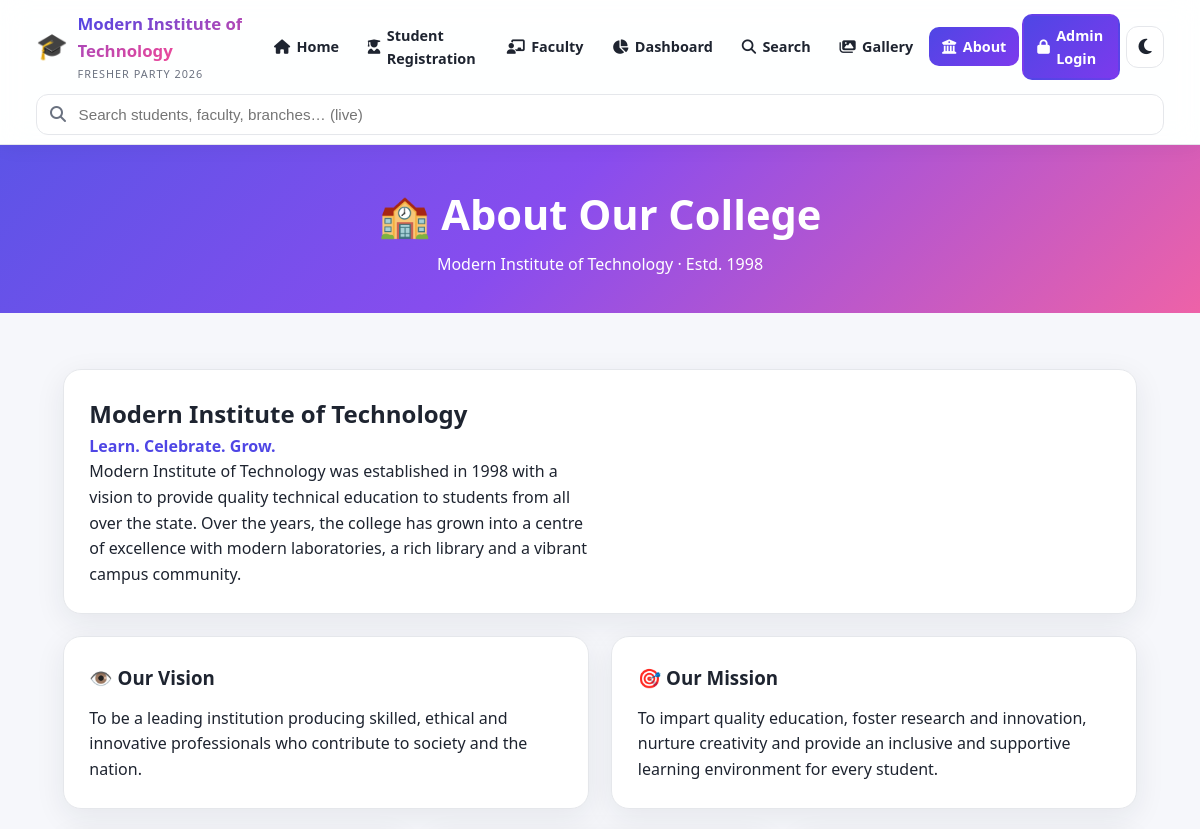
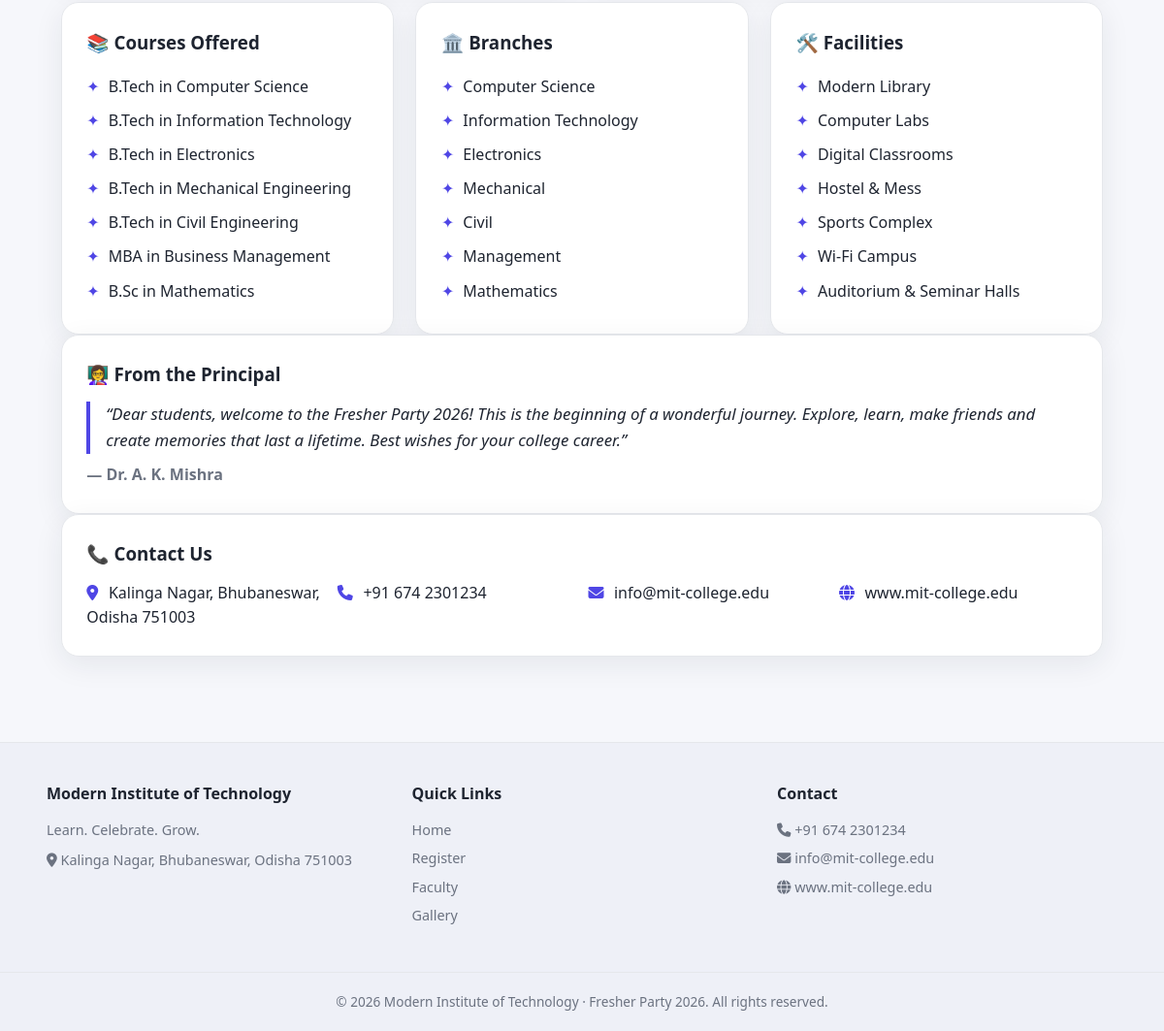
The page /about/ on the database its author committed (2 pictures, top to bottom).
### party/models.py (models this page shows, shortened)
class CollegeInfo(models.Model):
    college_name = models.CharField(max_length=200, default='Modern Institute of Technology')
    tagline = models.CharField(max_length=200, blank=True, default='Learn. Celebrate. Grow.')
    history = models.TextField(blank=True, default='')
    vision = models.TextField(blank=True, default='')
    mission = models.TextField(blank=True, default='')
    courses = models.TextField(blank=True, default='')
    branches = models.TextField(blank=True, default='')
    facilities = models.TextField(blank=True, default='')
    principal_name = models.CharField(max_length=200, blank=True, default='')
    principal_message = models.TextField(blank=True, default='')
    address = models.TextField(blank=True, default='')
    phone = models.CharField(max_length=30, blank=True, default='')
    email = models.EmailField(blank=True, default='')
    website = models.CharField(max_length=200, blank=True, default='')
    established_year = models.CharField(max_length=20, blank=True, default='')
    logo = models.ImageField(upload_to='college/', blank=True, null=True)
    hero_image = models.ImageField(upload_to='college/', blank=True, null=True)
    class Meta:
        verbose_name = 'College Information'
        verbose_name_plural = 'College Information'
    @classmethod
    def get_info(cls):
        obj = cls.objects.first()
        if obj is None:
            obj = cls.objects.create()
        return obj

### party/views.py (the view)
# urls.py: path('about/', views.about_page, name='about_page'),
def about_page(request):
    info = get_college_info()
    def lines(text):
        return [x.strip() for x in (text or '').splitlines() if x.strip()]
    return render(request, 'about.html',
                  page_context(request, info=info,
                               courses=lines(info.courses),
                               branches=lines(info.branches),
                               facilities=lines(info.facilities)))

### party/views.py (called while the page is built)
def get_college_info():
    return CollegeInfo.get_info()

def page_context(request, **extra):
    ctx = {
        'college': get_college_info(),
        'student_count': Student.objects.count(),
        'faculty_count': Faculty.objects.count(),
        'branch_count': len(Student.objects.values_list('branch', flat=True).distinct()),
    }
    ctx.update(extra)
    return ctx

### templates/about.html (shortened to what this page needs)
{% extends 'base.html' %}
{% load static %}
{% block about_active %}active{% endblock %}
{% block content %}
<section class="page-hero small">
    <div class="container">
        <h1 class="fade-up">🏫 About Our College</h1>
        <p class="fade-up">{{ info.college_name }} · Estd. {{ info.established_year|default:'—' }}</p>
    </div>
</section>
<section class="section">
    <div class="container">
        <div class="about-hero card fade-up">
            <div class="about-hero-text">
                <h2>{{ info.college_name }}</h2>
                <p class="tagline-text">{{ info.tagline }}</p>
                <p>{{ info.history }}</p>
            </div>
        </div>
        <div class="about-grid">
            <div class="card about-card fade-up">
                <h3>👁️ Our Vision</h3>
                <p>{{ info.vision|default:'—' }}</p>
            </div>
            <div class="card about-card fade-up">
                <h3>🎯 Our Mission</h3>
                <p>{{ info.mission|default:'—' }}</p>
            </div>
        </div>
        <div class="about-grid">
            <div class="card about-card fade-up">
                <h3>📚 Courses Offered</h3>
                <ul class="bullet-list">
                    {% for c in courses %}<li>{{ c }}</li>{% empty %}<li>—</li>{% endfor %}
                </ul>
            </div>
            <div class="card about-card fade-up">
                <h3>🏛️ Branches</h3>
                <ul class="bullet-list">
                    {% for b in branches %}<li>{{ b }}</li>{% empty %}<li>—</li>{% endfor %}
                </ul>
            </div>
            <div class="card about-card fade-up">
                <h3>🛠️ Facilities</h3>
                <ul class="bullet-list">
                    {% for f in facilities %}<li>{{ f }}</li>{% empty %}<li>—</li>{% endfor %}
                </ul>
            </div>
        </div>
        <div class="card about-card fade-up">
            <h3>👩‍🏫 From the Principal</h3>
            <blockquote class="principal-quote">“{{ info.principal_message|default:'Welcome to our college!' }}”</blockquote>
            <p class="principal-name">— {{ info.principal_name|default:'Principal' }}</p>
        </div>
        <div class="card about-card contact-card fade-up">
            <h3>📞 Contact Us</h3>
            <div class="contact-grid">
                <p><i class="fas fa-map-marker-alt"></i> {{ info.address|default:'—' }}</p>
                <p><i class="fas fa-phone"></i> {{ info.phone|default:'—' }}</p>
                <p><i class="fas fa-envelope"></i> {{ info.email|default:'—' }}</p>
                <p><i class="fas fa-globe"></i> {{ info.website|default:'—' }}</p>
            </div>
        </div>
    </div>
</section>
{% endblock %}

### templates/base.html (shortened to what this page needs)
{% load static %}
<!DOCTYPE html>
<html lang="en">
<head>
    <link rel="stylesheet" href="https://cdnjs.cloudflare.com/ajax/libs/font-awesome/6.5.2/css/all.min.css">
    <link rel="stylesheet" href="{% static 'css/style.css' %}">
</head>
<body data-theme="light">
<nav class="navbar" id="navbar">
    <div class="nav-inner">
        <a href="{% url 'home' %}" class="brand">
            {% if college.logo %}
                <img src="{{ college.logo.url }}" alt="Logo" class="brand-logo">
            {% else %}
                <span class="brand-icon">🎓</span>
            {% endif %}
            <span class="brand-text">
                <span class="brand-name">{{ college.college_name }}</span>
                <span class="brand-sub">Fresher Party 2026</span>
            </span>
        </a>
        <div class="nav-right">
            <ul class="nav-links" id="navLinks">
                <li><a href="{% url 'home' %}" class="{% block home_active %}{% endblock %}"><i class="fas fa-home"></i> Home</a></li>
                <li><a href="{% url 'student_register' %}" class="{% block register_active %}{% endblock %}"><i class="fas fa-user-graduate"></i> Student Registration</a></li>
                <li><a href="{% url 'faculty_page' %}" class="{% block faculty_active %}{% endblock %}"><i class="fas fa-chalkboard-teacher"></i> Faculty</a></li>
                <li><a href="{% url 'dashboard' %}" class="{% block dash_active %}{% endblock %}"><i class="fas fa-chart-pie"></i> Dashboard</a></li>
                <li><a href="{% url 'search_page' %}" class="{% block search_active %}{% endblock %}"><i class="fas fa-search"></i> Search</a></li>
                <li><a href="{% url 'gallery_page' %}" class="{% block gallery_active %}{% endblock %}"><i class="fas fa-images"></i> Gallery</a></li>
                <li><a href="{% url 'about_page' %}" class="{% block about_active %}{% endblock %}"><i class="fas fa-university"></i> About</a></li>
                {% if user.is_authenticated %}
                    <li><a href="{% url 'admin_dashboard' %}" class="{% block admin_active %}{% endblock %}"><i class="fas fa-tachometer-alt"></i> Admin Panel</a></li>
                    <li class="nav-login">
                        <a href="{% url 'logout' %}" class="btn btn-login"><i class="fas fa-sign-out-alt"></i> Logout ({{ user.username }})</a>
                    </li>
                {% else %}
                    <li class="nav-login"><a href="{% url 'login' %}" class="btn btn-login"><i class="fas fa-lock"></i> Admin Login</a></li>
                {% endif %}
            </ul>
            <button class="theme-toggle" id="themeToggle" title="Toggle dark/light mode" aria-label="Toggle theme">
                <i class="fas fa-moon"></i>
            </button>
        </div>
    </div>
    <div class="nav-search" id="navSearch">
        <div class="search-wrap">
            <i class="fas fa-search search-icon"></i>
            <input type="text" id="globalSearch" class="search-input"
                   placeholder="Search students, faculty, branches… (live)">
        </div>
    </div>
</nav>
<main class="page-content">
    {% block content %}{% endblock %}
</main>
<footer class="footer">
    <div class="footer-inner">
        <div class="footer-col">
            <h4>{{ college.college_name }}</h4>
            <p>{{ college.tagline }}</p>
            <p class="footer-address"><i class="fas fa-map-marker-alt"></i> {{ college.address|default:'College Address' }}</p>
        </div>
        <div class="footer-col">
            <h4>Quick Links</h4>
            <ul>
                <li><a href="{% url 'home' %}">Home</a></li>
                <li><a href="{% url 'student_register' %}">Register</a></li>
                <li><a href="{% url 'faculty_page' %}">Faculty</a></li>
                <li><a href="{% url 'gallery_page' %}">Gallery</a></li>
            </ul>
        </div>
        <div class="footer-col">
            <h4>Contact</h4>
            <p><i class="fas fa-phone"></i> {{ college.phone|default:'+91 XXXXX XXXXX' }}</p>
            <p><i class="fas fa-envelope"></i> {{ college.email|default:'info@college.edu' }}</p>
            <p><i class="fas fa-globe"></i> {{ college.website|default:'www.college.edu' }}</p>
        </div>
    </div>
    <div class="footer-bottom">
        © <span id="footerYear"></span> {{ college.college_name }} · Fresher Party 2026. All rights reserved.
    </div>
</footer>
</body>
</html>

### rows shown on the page
CollegeInfo: college_name "Modern Institute of Technology", established_year "1998", tagline "Learn. Celebrate. Grow.", history "Modern Institute of Technology was established in 1998 with a vision to provide quality technical education to students from all over the state. Over the years, the college has grown into a centre of excellence with modern laboratories, a rich library and a vibrant campus community.", vision "To be a leading institution producing skilled, ethical and innovative professionals who contribute to society and the nation.", mission "To impart quality education, foster research and innovation, nurture creativity and provide an inclusive and supportive learning environment for every student.", principal_message "Dear students, welcome to the Fresher Party 2026! This is the beginning of a wonderful journey. Explore, learn, make friends and create memories that last a lifetime. Best wishes for your college career.", principal_name "Dr. A. K. Mishra", address "Kalinga Nagar, Bhubaneswar, Odisha 751003", phone "+91 674 2301234", email "info@mit-college.edu", website "www.mit-college.edu"

### other values the page prints
{{ c }} "B.Tech in Computer Science" "B.Tech in Information Technology" "B.Tech in Electronics" "B.Tech in Mechanical Engineering" "B.Tech in Civil Engineering" "MBA in Business Management" "B.Sc in Mathematics"
{{ b }} "Computer Science" "Information Technology" "Electronics" "Mechanical" "Civil" "Management" "Mathematics"
{{ f }} "Modern Library" "Computer Labs" "Digital Classrooms" "Hostel & Mess" "Sports Complex" "Wi-Fi Campus" "Auditorium & Seminar Halls"
